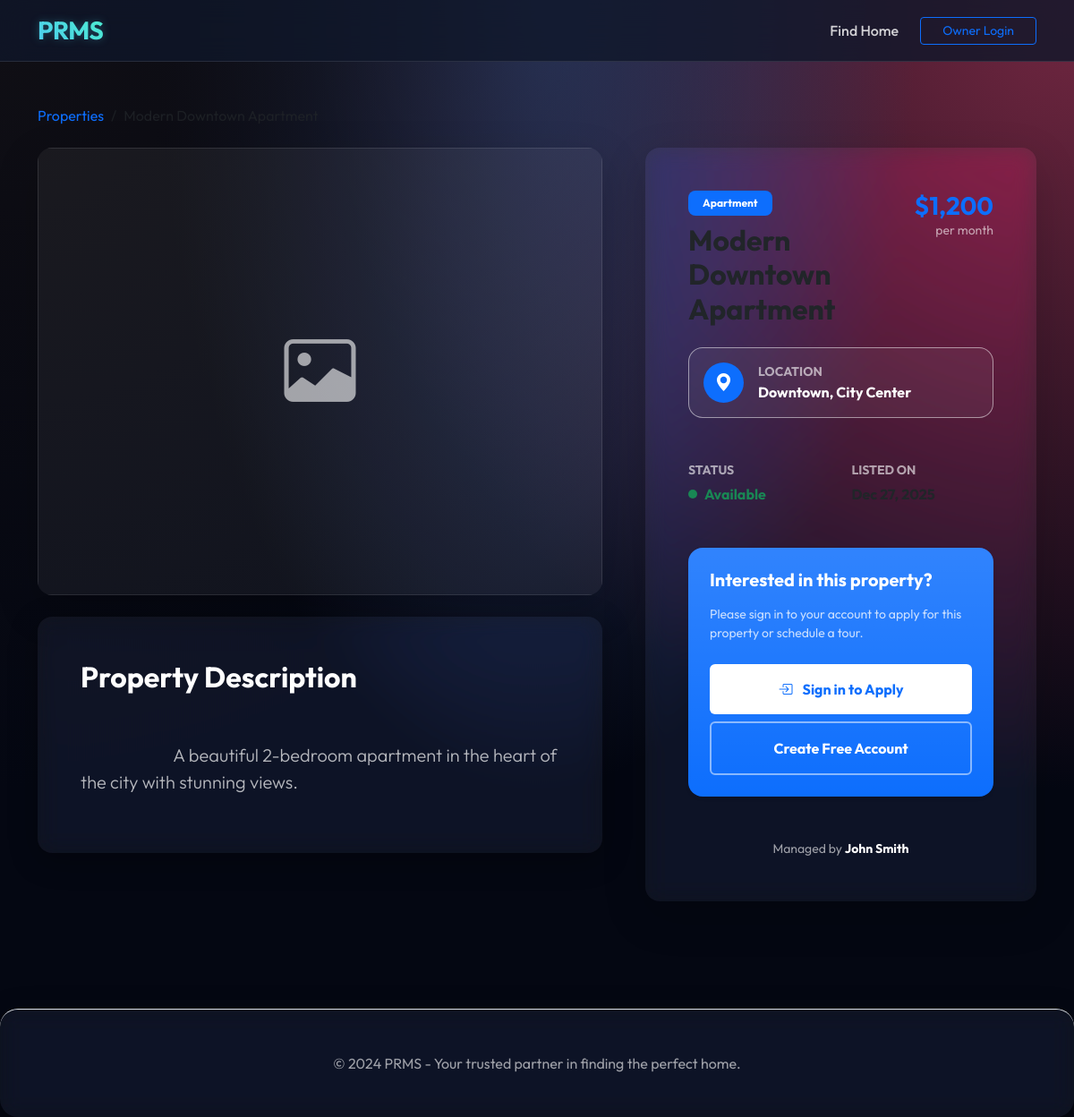
/app/views/property_details.php?id=1, run on the app's committed database.
### tables this page shows
CREATE TABLE IF NOT EXISTS properties (
    id INT AUTO_INCREMENT PRIMARY KEY,
    owner_id INT NOT NULL,
    category_id INT NOT NULL,
    title VARCHAR(255) NOT NULL,
    description TEXT,
    price DECIMAL(10, 2) UNSIGNED NOT NULL DEFAULT 0.00,
    location VARCHAR(255) NOT NULL,
    address TEXT,
    bedrooms INT UNSIGNED DEFAULT 0,
    bathrooms INT UNSIGNED DEFAULT 0,
    type ENUM('Apartment', 'House', 'Condo', 'Studio', 'Villa', 'Townhouse') DEFAULT 'Apartment',
    status ENUM('Available', 'Rented', 'Maintenance') NOT NULL DEFAULT 'Available',
    created_at TIMESTAMP DEFAULT CURRENT_TIMESTAMP,
    updated_at TIMESTAMP DEFAULT CURRENT_TIMESTAMP ON UPDATE CURRENT_TIMESTAMP,
    CONSTRAINT fk_owner
        FOREIGN KEY (owner_id) 
        REFERENCES users(id) 
        ON DELETE CASCADE,
    CONSTRAINT fk_category
        FOREIGN KEY (category_id) 
        REFERENCES categories(id) 
        ON DELETE RESTRICT,
    INDEX (status),
    INDEX (category_id),
    INDEX (owner_id),
    INDEX (price)
);

CREATE TABLE IF NOT EXISTS users (
    id INT AUTO_INCREMENT PRIMARY KEY,
    name VARCHAR(255) NOT NULL,
    email VARCHAR(255) NOT NULL UNIQUE,
    password VARCHAR(255) NOT NULL,
    role ENUM('admin', 'owner', 'tenant') NOT NULL DEFAULT 'tenant',
    phone VARCHAR(20),
    profile_image VARCHAR(255),
    created_at TIMESTAMP DEFAULT CURRENT_TIMESTAMP,
    updated_at TIMESTAMP DEFAULT CURRENT_TIMESTAMP ON UPDATE CURRENT_TIMESTAMP,
    INDEX (email),
    INDEX (role)
);

### app/views/property_details.php (the view, shortened to what this page needs)
<?php
$property_id = $_GET['id'] ?? 0;
$conn = get_db_connection();
$sql = "SELECT p.*, u.name as owner_name FROM properties p
        LEFT JOIN users u ON p.owner_id = u.id
        WHERE p.id = ?";
$stmt = mysqli_prepare($conn, $sql);
mysqli_stmt_bind_param($stmt, "i", $property_id);
mysqli_stmt_execute($stmt);
$property = mysqli_fetch_assoc(mysqli_stmt_get_result($stmt));
$images = [];
?>
<!DOCTYPE html>
<html lang="en">
<head>
    <link href="https://cdn.jsdelivr.net/npm/bootstrap@5.3.0/dist/css/bootstrap.min.css" rel="stylesheet">
    <link rel="stylesheet" href="../../public/assets/css/style.css">
    <link rel="stylesheet" href="https://cdn.jsdelivr.net/npm/bootstrap-icons@1.11.1/font/bootstrap-icons.css">
</head>
<body class="tenant-portal">
    <nav class="navbar navbar-expand-lg navbar-dark glass-nav sticky-top">
        <div class="container">
            <a class="navbar-brand text-gradient fs-3 fw-bold" href="../../public/index.php">PRMS</a>
            <div class="collapse navbar-collapse" id="navbarNav">
                <ul class="navbar-nav ms-auto align-items-center">
                    <li class="nav-item">
                        <a class="nav-link" href="tenant_view.php">Find Home</a>
                    </li>
                    <?php if (isset($_SESSION['user_id'])): ?>
                        <li class="nav-item dropdown ms-lg-3">
                            <a class="nav-link dropdown-toggle d-flex align-items-center gap-2" href="#" id="navbarDropdown"
                                role="button" data-bs-toggle="dropdown">
                                <i class="bi bi-person-circle fs-5"></i>
                                <?php echo htmlspecialchars($_SESSION['user_name']); ?>
                            </a>
                            <ul class="dropdown-menu dropdown-menu-end glass-panel border-0 shadow-sm mt-2">
                                <?php if ($_SESSION['user_role'] === 'owner' || $_SESSION['user_role'] === 'admin'): ?>
                                    <li><a class="dropdown-item" href="property_list.php">Owner Dashboard</a></li>
                                    <li>
                                        <hr class="dropdown-divider">
                                    </li>
                                <?php endif; ?>
                                <li><a class="dropdown-item text-danger"
                                        href="../controllers/auth_controller.php?action=logout">Logout</a></li>
                            </ul>
                        </li>
                    <?php else: ?>
                        <li class="nav-item ms-lg-3">
                            <a href="login.php" class="btn btn-outline-primary btn-sm px-4">Owner Login</a>
                        </li>
                    <?php endif; ?>
                </ul>
            </div>
        </div>
    </nav>
    <div class="container py-5">
        <nav aria-label="breadcrumb" class="mb-4">
            <ol class="breadcrumb">
                <li class="breadcrumb-item"><a href="tenant_view.php" class="text-decoration-none">Properties</a></li>
                <li class="breadcrumb-item active"><?php echo htmlspecialchars($property['title']); ?></li>
            </ol>
        </nav>
        <div class="row g-5 animate-up">
            <div class="col-lg-7">
                <div class="gallery-container shadow-lg rounded-4 overflow-hidden mb-4">
                    <div id="propertyCarousel" class="carousel slide" data-bs-ride="carousel">
                        <div class="carousel-inner">
                            <?php if (empty($images)): ?>
                                <div class="carousel-item active">
                                    <div
                                        class="detail-hero-placeholder bg-light d-flex align-items-center justify-content-center">
                                        <i class="bi bi-image text-muted display-1"></i>
                                    </div>
                                </div>
                            <?php endif; ?>
                        </div>
                    </div>
                </div>
                <div class="property-info glass-panel p-4 p-md-5 rounded-4 border-0">
                    <h2 class="fw-bold mb-4">Property Description</h2>
                    <p class="lead text-secondary" style="white-space: pre-wrap;">
                        <?php echo htmlspecialchars($property['description'] ?: 'No description provided for this listing.'); ?>
                    </p>
                </div>
            </div>
            <div class="col-lg-5">
                <div class="sticky-top" style="top: 100px;">
                    <div class="card glass-panel border-0 rounded-4 shadow-lg mb-4">
                        <div class="card-body p-4 p-md-5">
                            <div class="d-flex justify-content-between align-items-start mb-4">
                                <div>
                                    <span
                                        class="badge bg-primary px-3 py-2 rounded-3 mb-2"><?php echo htmlspecialchars($property['type']); ?></span>
                                    <h1 class="h2 fw-bold mb-0"><?php echo htmlspecialchars($property['title']); ?></h1>
                                </div>
                                <div class="text-end">
                                    <div class="h3 fw-bold text-primary mb-0">
                                        $<?php echo number_format($property['price'], 0); ?></div>
                                    <div class="small text-muted">per month</div>
                                </div>
                            </div>
                            <div
                                class="location-box d-flex align-items-center gap-3 bg-light bg-opacity-50 p-3 rounded-4 mb-5 border border-white border-opacity-50">
                                <div class="icon-circle bg-primary text-white rounded-circle d-flex align-items-center justify-content-center"
                                    style="width: 45px; height: 45px;">
                                    <i class="bi bi-geo-alt-fill fs-5"></i>
                                </div>
                                <div>
                                    <div class="small text-muted text-uppercase fw-bold ls-1">Location</div>
                                    <div class="fw-bold text-dark">
                                        <?php echo htmlspecialchars($property['location']); ?>
                                    </div>
                                </div>
                            </div>
                            <div class="row g-4 mb-5">
                                <div class="col-6">
                                    <div class="small text-muted text-uppercase fw-bold ls-1 mb-1">Status</div>
                                    <div class="text-success fw-bold d-flex align-items-center gap-2">
                                        <div class="pulse-green"></div> Available
                                    </div>
                                </div>
                                <div class="col-6">
                                    <div class="small text-muted text-uppercase fw-bold ls-1 mb-1">Listed On</div>
                                    <div class="fw-bold">
                                    </div>
                                </div>
                            </div>
                            <div class="contact-card p-4 rounded-4 bg-primary bg-gradient text-white mb-5 shadow-sm">
                                <h5 class="fw-bold mb-3">Interested in this property?</h5>
                                <?php if (isset($_SESSION['user_id'])): ?>
                                    <p class="small opacity-75 mb-4">Apply now to start your leasing process or schedule a
                                        tour to see the property in person.</p>
                                    <div class="d-grid gap-2">
                                        <a href="submit_application.php?property_id=<?php echo $property_id; ?>"
                                            class="btn btn-white fw-bold py-3">
                                            <i class="bi bi-file-earmark-text me-2"></i> Apply to Rent
                                        </a>
                                        <button class="btn btn-outline-white fw-bold py-3"><i
                                                class="bi bi-calendar-check me-2"></i> Schedule a Tour</button>
                                    </div>
                                <?php else: ?>
                                    <p class="small opacity-75 mb-4">Please sign in to your account to apply for this
                                        property or schedule a tour.</p>
                                    <div class="d-grid gap-2">
                                        <a href="login.php?redirect_to=<?php echo urlencode('submit_application.php?property_id=' . $property_id); ?>"
                                            class="btn btn-white fw-bold py-3">
                                            <i class="bi bi-box-arrow-in-right me-2"></i> Sign in to Apply
                                        </a>
                                        <a href="register.php" class="btn btn-outline-white fw-bold py-3">Create Free
                                            Account</a>
                                    </div>
                                <?php endif; ?>
                            </div>
                            <div class="text-center">
                                <p class="small text-muted mb-0">Managed by <span
                                        class="fw-bold text-dark"><?php echo htmlspecialchars($property['owner_name']); ?></span>
                                </p>
                            </div>
                        </div>
                    </div>
                </div>
            </div>
        </div>
    </div>
    <footer class="footer py-5 glass-panel border-0 border-top mt-5">
        <div class="container text-center">
            <p class="text-muted mb-0">© 2024 PRMS - Your trusted partner in finding the perfect home.</p>
        </div>
    </footer>
</body>
</html>

### public/assets/css/style.css (style rules this page uses)
:root { --primary: #4361ee; --primary-light: #4895ef; --primary-dark: #3f37c9; --secondary: #b5179e; --success: #4cc9f0; --info: #4895ef; --warning: #f72585; --danger: #ef233c; --dark: #2b2d42; --light: #f8f9fa; --white: #ffffff; --gray-100: #f8f9fa; --gray-200: #e9ecef; --gray-300: #dee2e6; --gray-400: #ced4da; --gray-500: #adb5bd; --gray-600: #6c757d; --gray-700: #495057; --gray-800: #343a40; --gray-900: #212529; --glass: rgba(255, 255, 255, 0.7); --glass-border: rgba(255, 255, 255, 0.3); --glass-shadow: 0 8px 32px 0 rgba(31, 38, 135, 0.1); --transition: all 0.3s cubic-bezier(0.4, 0, 0.2, 1); }
body { font-family: 'Outfit', sans-serif; background-color: #040712; color: var(--white); min-height: 100vh; }
.beautified-page, .landing-page, .tenant-portal { background-color: #040712; background-image: radial-gradient(at 0% 0%, hsla(253, 16%, 7%, 1) 0, transparent 50%), radial-gradient(at 50% 0%, hsla(225, 39%, 30%, 1) 0, transparent 50%), radial-gradient(at 100% 0%, hsla(339, 49%, 30%, 1) 0, transparent 50%); background-attachment: fixed; background-size: cover; color: var(--white) !important; }
.beautified-page .glass-panel, .landing-page .glass-panel, .tenant-portal .glass-panel { background: rgba(255, 255, 255, 0.05); backdrop-filter: blur(12px) saturate(180%); -webkit-backdrop-filter: blur(12px) saturate(180%); border: 1px solid rgba(255, 255, 255, 0.1); border-radius: 20px; box-shadow: 0 8px 32px 0 rgba(0, 0, 0, 0.3); }
.beautified-page .text-secondary, .landing-page .text-secondary, .tenant-portal .text-secondary, .landing-page .text-muted, .tenant-portal .text-muted { color: rgba(255, 255, 255, 0.7) !important; }
.beautified-page .glass-nav, .landing-page .glass-nav, .tenant-portal .glass-nav { background: rgba(15, 23, 42, 0.8) !important; backdrop-filter: blur(15px); -webkit-backdrop-filter: blur(15px); backdrop-filter: blur(15px); -webkit-backdrop-filter: blur(15px); border-bottom: 1px solid rgba(255, 255, 255, 0.1); }
.beautified-page .navbar-brand, .landing-page .navbar-brand, .tenant-portal .navbar-brand { font-weight: 700 !important; letter-spacing: -0.5px; background: linear-gradient(45deg, #4cc9f0, #4df0ce) !important; -webkit-background-clip: text !important; background-clip: text !important; -webkit-text-fill-color: transparent !important; filter: drop-shadow(0 0 5px rgba(76, 201, 240, 0.3)) !important; }
.beautified-page .nav-link, .landing-page .nav-link, .tenant-portal .nav-link { color: rgba(255, 255, 255, 0.8) !important; font-weight: 500; }
.beautified-page .card .text-muted, .landing-page .card .text-muted, .tenant-portal .card .text-muted { color: rgba(255, 255, 255, 0.6) !important; }
.beautified-page .text-gradient, .landing-page .text-gradient, .tenant-portal .text-gradient { background: linear-gradient(45deg, #4cc9f0, #4df0ce) !important; -webkit-background-clip: text !important; background-clip: text !important; -webkit-text-fill-color: transparent !important; }
.beautified-page .text-dark, .landing-page .text-dark, .tenant-portal .text-dark { color: var(--white) !important; }
.beautified-page .bg-light, .landing-page .bg-light, .tenant-portal .bg-light { background: rgba(255, 255, 255, 0.05) !important; border: 1px solid rgba(255, 255, 255, 0.1); }
.beautified-page .text-muted, .landing-page .text-muted, .tenant-portal .text-muted { color: rgba(255, 255, 255, 0.6) !important; }

### app/views/property_details.php (style rules this page uses)
.detail-hero-placeholder { height: 500px; }
.pulse-green { width: 10px; height: 10px; background: #198754; border-radius: 50%; box-shadow: 0 0 0 0 rgba(25, 135, 84, 0.7); animation: pulse-green 2s infinite; }
.btn-white { background-color: #fff; color: var(--bs-primary); border: none; }
.btn-outline-white { background-color: transparent; border: 2px solid rgba(255, 255, 255, 0.5); color: #fff; }

### data on the page
properties: description "A beautiful 2-bedroom apartment in the heart of the city with stunning views.", type "Apartment", title "Modern Downtown Apartment", price "1,200", location "Downtown, City Center", owner.name "John Smith"
